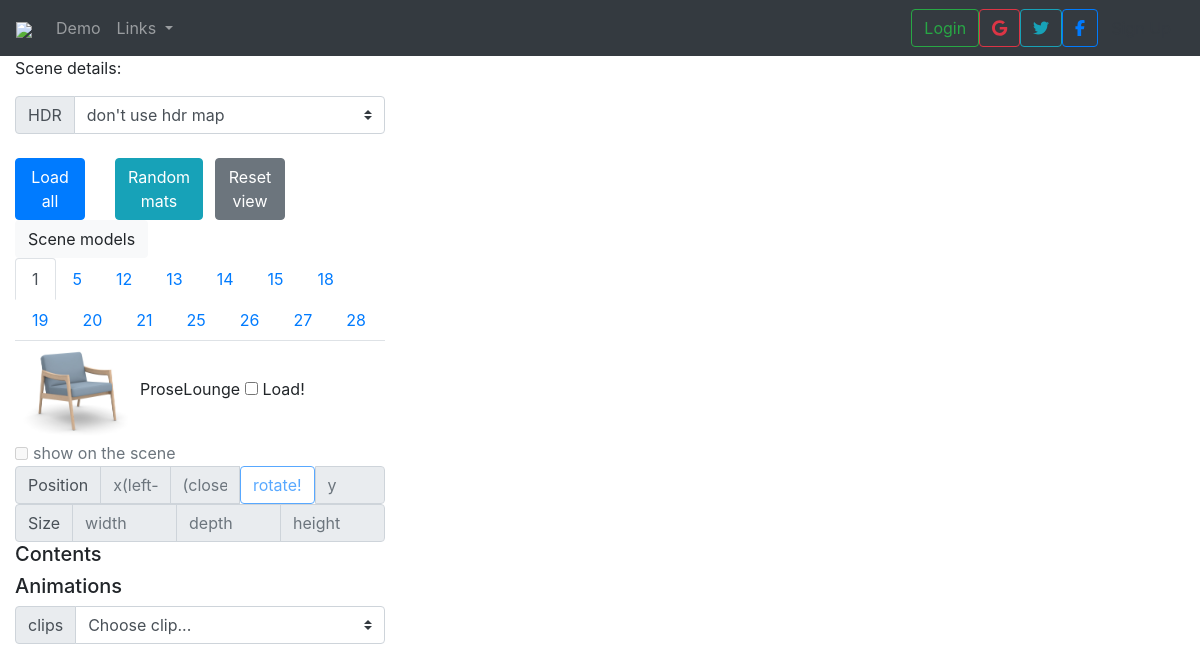
The app's page /render/scene/ with its own data.
### furniture/models.py (models this page shows, shortened)
class Model3D(models.Model):
    name = models.CharField(max_length=32, null=True)  #, unique=True
    blend = models.FileField(storage=fs_blender, null=True, blank=True)  # for rendering
    glb = models.FileField(storage=fs_glb, null=True, blank=True)  # for three.js and show on site in realtime
    solidSource = models.FileField(storage=fs_sw, null=True, blank=True)  # source data for our job to convert blender
    updated = models.DateTimeField(auto_now=True, null=True)
    last_modified_by = models.ForeignKey(User, on_delete=models.SET_NULL, null=True, related_name='%(class)s_model_modified')
    @property
    def swatch(self):
        products = Product.objects.filter(model_id=self.pk)
        if products:
            return products.first().swatch
        else:
            return "#"
    @property
    def meshes(self):  # from all kinds
        return Mesh.objects.filter(model_id=self.pk).order_by('pk')

class Product(models.Model):
    name = models.CharField(max_length=64)
    model = models.ForeignKey(Model3D, on_delete=models.PROTECT, null=True)
    producer = models.CharField(max_length=32)
    product_code = models.CharField(max_length=32, null=True, blank='')
    type = models.CharField(max_length=5, choices=types)
    collection = models.CharField(max_length=32)
    swatch = models.ImageField(upload_to='static/furniture/swatches',
                               height_field=None, width_field=None, max_length=100, null=True, blank=True)

### render/views.py (the view, shortened to what this page needs)
# urls.py: path('scene/', views.scene, name='scene'),
def scene(request):
    context = {
        'models': Model3D.objects.filter(glb__isnull=False).filter(blend__isnull=False),
        'finishes': Finish.objects.exclude(name__isnull=True).exclude(archive=1),
        'hdrmaps': [os.path.basename(f) for f in
                    pathlib.Path(os.path.join(settings.STATIC_ROOT, 'furniture', 'models', 'hdri')).glob("*.hdr")],
        'data': {},
        'actors': []
    }
    return render(request, 'scene.html', context)  # todo put in context camera position. and other data

### material/models.py (called while the page is built)
    @property
    def normal(self):
        psqu = self.squ if self.squ else ''
        if self.maps:
            if self.maps.normal == 'pattern':
                jpg = f'{self.name}_{psqu}_normal.jpg'
                png = f'{self.name}_{psqu}_normal.png'
                return png if os.path.exists(png) else jpg
        return ""

    @property
    def roughness(self):
        psqu = self.squ if self.squ else ''
        if self.maps:
            if self.maps.roughness == 'pattern':
                jpg = f'{self.name}_{psqu}_roughness.jpg'
                png = f'{self.name}_{psqu}_roughness.png'
                return png if os.path.exists(png) else jpg
        return ""

    @property
    def normal(self):
        psqu = self.pattern.squ if self.pattern.squ else ''
        if self.pattern.maps:
            if self.pattern.maps.normal == 'finish':
                return os.path.join(f'{self.pattern.name}_{psqu}_{self.squ}_normal.jpg')
            elif self.pattern.maps.normal == 'pattern':
                return self.pattern.normal
        return ""

    @property
    def roughness(self):
        psqu = self.pattern.squ if self.pattern.squ else ''
        if self.pattern.maps:
            if self.pattern.maps.roughness == 'finish':
                return os.path.join(f'{self.pattern.name}_{psqu}_{self.squ}_roughness.jpg')
            elif self.pattern.maps.roughness == 'pattern':
                return self.pattern.roughness
        return ""

### render/templates/render/scene.html (shortened to what this page needs)
{% extends "header.html" %}
{% load static  %}
{% block content %}
{% regroup finishes|dictsort:"pattern_id" by pattern_id as patterns_list %}
<div class="row">
  <div class="col-4" id="canvas-1">
   <form id="form-scene" action="" method="POST">{% csrf_token %}
   <div class="row">
      <div class="col-12">
        <p> Scene details: </p>
      </div>
      <div class="col-12">
        <div class="input-group mb-4">
          <div class="input-group-prepend">
            <label class="input-group-text" for="scene-hdr-select">HDR</label>
          </div>
          <select name="scene-hdr" class="custom-select" id="scene-hdr-select" path="{% static 'furnirure/models/hrdi' %}">
            <option selected value="">don't use hdr map</option>
          </select>
        </div>
      </div>
      <div class="col-3">
        <a href="#" class="btn btn-primary" id="scene-load-all">Load all</a>
      </div>
      <div class="col-3">
        <a href="#" class="btn btn-info" id="color-meshes">Random mats</a>
      </div>
      <div class="col-3">
        <a href="#" class="btn btn-secondary" id="scene-reset-view">Reset view</a>
      </div>
      <div class="col-3">
      </div>
      <div class="col-12">
        <a href="#" class="btn btn-light" id="scene-models">Scene models</a>
      </div>
      <div class="col-12">
        <ul class="nav nav-tabs" id="nav-models">
        {% for m in models %}
           <li class="nav-item">
                <a class="nav-link {%if forloop.first %}active{%endif%}" data-toggle="tab"
                   id="nav-model-{{forloop.counter0}}"
                   aria-controls="panel-{{forloop.counter0}}"
                   href="#panel-model-{{forloop.counter0}}">
                   {{m.id}}
                </a>
           </li>
        {% endfor %}
        </ul>
      </div>
      <div class="col-12">
        <div class="tab-content" id="panel-models">
        {% for m in models %}
           <div role="tabpanel" class="tab-pane fade {%if forloop.first %}show active{%endif%}"
               index="{{forloop.counter0}}" model_id="{{m.id}}" model_name="{{m.name}}"
               aria-labelledby="nav-model-{{forloop.counter0}}"
               id="panel-model-{{forloop.counter0}}">
              <img src="/{{m.swatch}}" height="100">{{m.name}}
              <div class="form-check form-check-inline">
                  <input class="form-check-input" type="checkbox" id="model-{{forloop.counter0}}-loaded">
                  <label class="form-check-label" for="model-{{forloop.counter0}}-loaded" id="label-model-{{forloop.counter0}}">
                    Load!
                  </label>
              </div>
              <div class="form-check form-check-inline">
                  <input name="model-show-{{forloop.counter0}}-{{m.list.0.model.id}}" class="form-check-input" type="checkbox" id="model-{{forloop.counter0}}-show" disabled>
                  <label class="form-check-label" for="model-{{forloop.counter0}}-show">
                    show on the scene
                  </label>
              </div>
              <div class="row">
                <div class="col-12">
                  <div class="input-group">
                    <div class="input-group-prepend">
                      <span class="input-group-text">Position</span>
                    </div>
                    <input name="pos-x-{{forloop.counter0}}" type="text" aria-label="x" class="form-control" placeholder="x(left-right)" id="model-{{forloop.counter0}}-pos-x" disabled>
                    <input name="pos-y-{{forloop.counter0}}" type="text" aria-label="z" class="form-control" placeholder="(closer-further)" id="model-{{forloop.counter0}}-pos-z" disabled>
                    <button class="btn btn-outline-primary" type="button" id="model-{{forloop.counter0}}-rot-y" disabled>
                      rotate!
                    </button>
                    <input name="rot-z-{{forloop.counter0}}" type="text" class="form-control" placeholder="y" id="model-{{forloop.counter0}}-angle" disabled>
                   </div>
                </div>
                <div class="col-12">
                  <div class="input-group">
                    <div class="input-group-prepend">
                      <span class="input-group-text">Size</span>
                    </div>
                    <input type="text" class="form-control" placeholder="width" id="model-{{forloop.counter0}}-size-x" disabled>
                    <input type="text" class="form-control" placeholder="depth" id="model-{{forloop.counter0}}-size-z" disabled>
                    <input type="text" class="form-control" placeholder="height" id="model-{{forloop.counter0}}-size-y" disabled>
                  </div>
                 </div>
                <div class="col-12">
                   <h5>Contents</h5>
               </div>
                <div class="col-12">
                <h5>Animations</h5>
               </div>
                <div class="col-12">
                  <div class="input-group mb-3">
                   <div class="input-group-prepend">
                    <label class="input-group-text" for="animation-select-{{forloop.counter0}}">clips</label>
                   </div>
                   <select class="custom-select" id="animation-select-{{forloop.counter0}}">
                    <option selected>Choose clip...</option>
                   </select>
                  </div>
               </div>
               </div>
          </div>
          {% endfor%}
        </div>
      </div>
    </div>
   </form>
  </div>
  <div class="col-8" id="scene-perspective" height="900"></div>
</div>
{% endblock %}

### webapp/templates/header.html (shortened to what this page needs)
<!DOCTYPE html>
<html lang="en">
{% load static %}
<head>
    <link rel="stylesheet" href="https://cdn.jsdelivr.net/npm/bootstrap@4.5.3/dist/css/bootstrap.min.css">
</head>
<body  style="background-color=#f6f6f6">
    <nav class="navbar navbar-expand-lg navbar-dark bg-dark">
      <a class="navbar-brand myLogo" href="{% url 'homepage' %}"><img src="{% static 'webapp/img/favicon.jpg' %}" height="50"></a>
      <div class="collapse navbar-collapse" id="navbarSupportedContent">
        <ul class="navbar-nav mr-auto">
            {% if user.is_authenticated %}
          <li class="nav-item {%if nav_active == 'furniture'%}active{% endif %}">
            <a class="nav-link" href="{% url 'furniture:index' %}">Furnitures</a>
          </li>
          <li class="nav-item {%if nav_active == 'material'%}active{% endif %}">
            <a class="nav-link" href="{% url 'material:index' %}">Materials</a>
          </li>
          <li class="nav-item {%if nav_active == 'renders'%}active{% endif %}">
            <a class="nav-link" href="{% url 'render:index' %}">Renders</a>
          </li>
          <li class="nav-item">
            <a class="nav-link" href="{% url 'render:scene' %}">Scenes</a>
          </li>
          {% else %}
          <li class="nav-item">
            <a class="nav-link" href="#">Demo</a>
          </li>
          {% endif %}
          <li class="nav-item dropdown">
            <a class="nav-link dropdown-toggle" href="/profile" id="navbarDropdown2" role="button" data-toggle="dropdown" aria-haspopup="true" aria-expanded="false">
              Links
            </a>
          </li>
        </ul>
        <ul class="nav navbar-nav navbar-right pull-right">
        {% if user.is_authenticated %}
          {% for ass in backends.associated %}
            {% if ass.provider == 'facebook' %}
            <li class="nav-item">
                <img src="{{ass.extra_data.picture.data.url}}" alt="" width="50" height="50" style="border-radius: 50%">
            </li>
            {% else %}
            {%endif%}
          {%endfor%}
            <li class="nav-item dropdown">
                <a class="nav-link dropdown-toggle" href="#" id="navbarDropdown" role="button" data-toggle="dropdown" aria-haspopup="true" aria-expanded="false">
                    {{user.username}}
                </a>
            <div class="dropdown-menu" aria-labelledby="navbarDropdown">
               <a class="dropdown-item" href="{% url 'profile' %}">Profile</a>
                <a class="dropdown-item" href="{% url 'logout' %}">Logout</a>
            </div>
            </li>
        {% else %}
            <li class="nav-item"><a href="{% url 'login' %}" class="btn btn-block btn-outline-success"> Login </a></li>
            <li class="nav-item"><a href="#" class="btn btn-block btn-outline-danger"> <i class="fab fa-google"></i></a></li>
            <li class="nav-item"><a href="#" class="btn btn-block btn-outline-info"> <i class="fab fa-twitter"></i></a></li>
            <li class="nav-item"><a href="{% url 'social:begin' 'facebook' %}" class="btn btn-block btn-outline-primary"> <i class="fab fa-facebook-f"></i></a></li>
            <li class="nav-item"><a href="{% url 'register' %}" class="btn btn-block btn-outline-dark"> Sign Up </a></li>
        {% endif %}
        </ul>
      </div>
    </nav>
    <div class="container-fluid">
        {% block content %}
        {% endblock %}
    </div>
</body>
</html>

### records on screen
Model3D: id "1", swatch (picture), name "ProseLounge"
Model3D: id "5"
Model3D: id "12"
Model3D: id "13"
Model3D: id "14"
Model3D: id "15"
Model3D: id "18"
Model3D: id "19"
Model3D: id "20"
Model3D: id "21"
Model3D: id "25"
Model3D: id "26"
Model3D: id "27"
Model3D: id "28"
